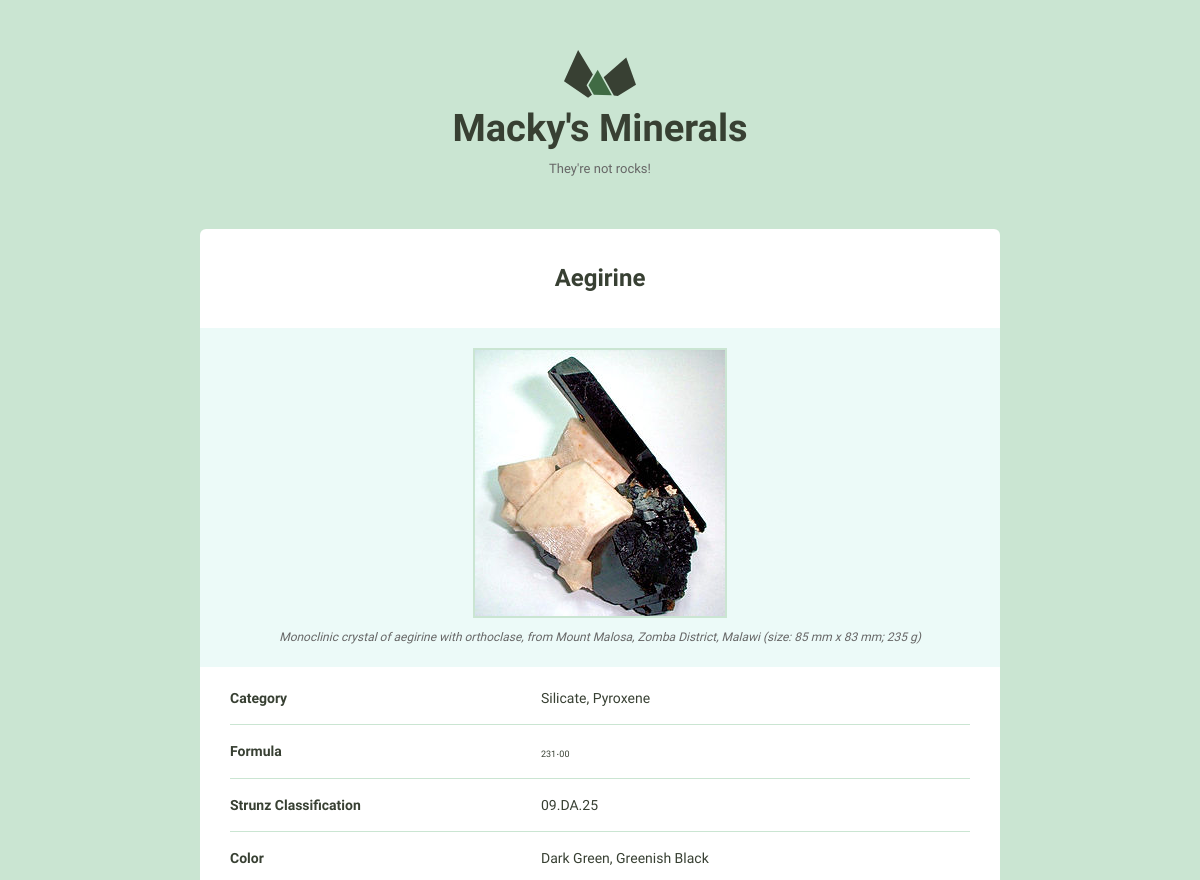
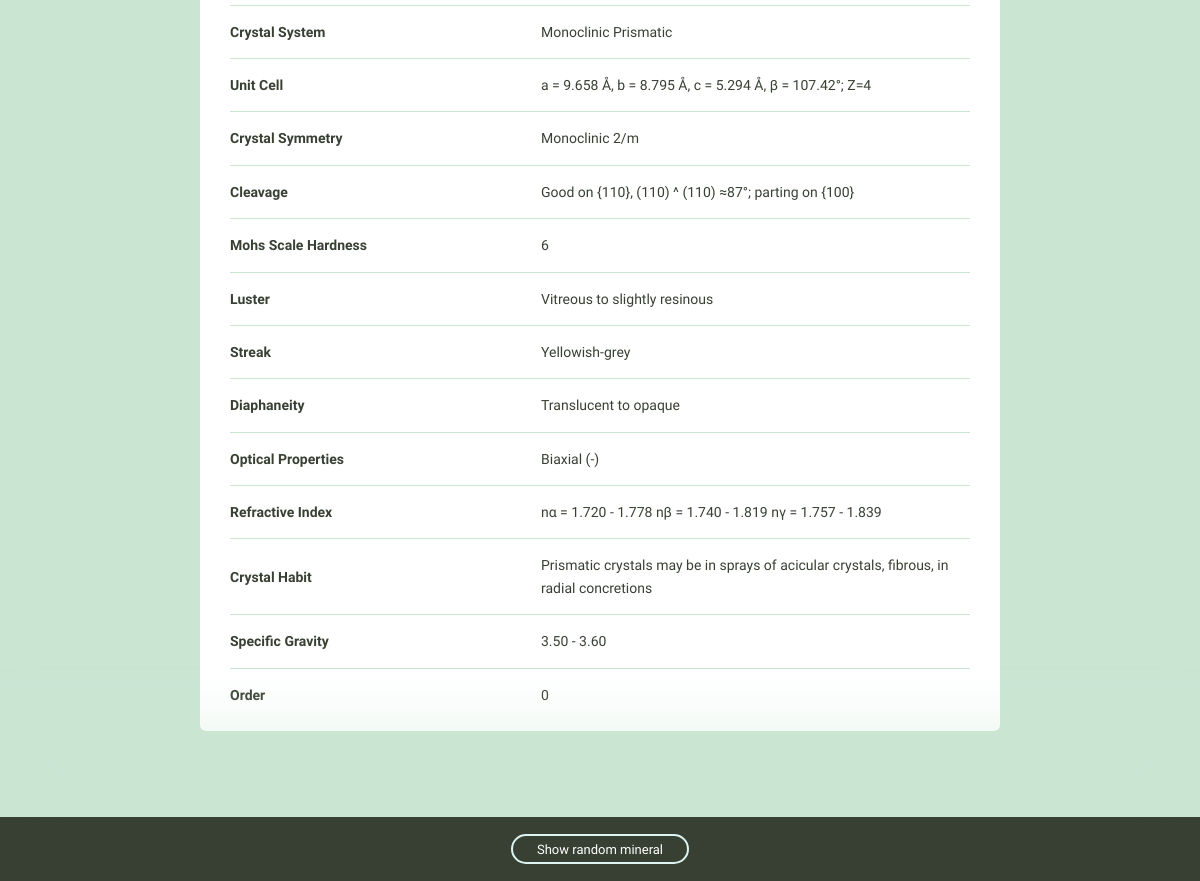
/1/, run on the app's committed database (2 pictures, top to bottom).
### minerals/models.py (models this page shows)
class Mineral(models.Model):
    name = models.CharField(max_length=255)
    image_filename = models.CharField(max_length=535)
    image_caption = models.CharField(max_length=535)
    category = models.CharField(max_length=255)
    formula = models.CharField(max_length=255)
    strunz_classification = models.CharField(max_length=255, default='')
    color = models.CharField(max_length=255, default='')
    crystal_system = models.CharField(max_length=255, default='')
    unit_cell = models.CharField(max_length=535, default='')
    crystal_symmetry = models.CharField(max_length=255, default='')
    cleavage = models.CharField(max_length=255, default='')
    mohs_scale_hardness = models.CharField(max_length=255, default='')
    luster = models.CharField(max_length=255, default='')
    streak = models.CharField(max_length=255, default='')
    diaphaneity = models.CharField(max_length=255, default='')
    optical_properties = models.CharField(max_length=255, default='')
    group = models.CharField(max_length=255, default='')
    refractive_index = models.CharField(max_length=535, default='')
    crystal_habit = models.CharField(max_length=535, default='')
    specific_gravity = models.CharField(max_length=535, default='')
    order = models.IntegerField(default=0)
    class Meta:
        ordering = ['-order', 'name',]

### minerals/views.py (the view)
# urls.py: path('<int:pk>/', views.mineral_detail, name='detail'),
def mineral_detail(request, pk):
    mineral = get_object_or_404(Mineral, pk=pk)
    min_fields = get_mineral_fields(mineral)
    random_mineral = get_random_mineral_id()
    return render(request, 'minerals/mineral_detail.html', {
        'mineral': mineral,
        'fields': min_fields,
        'random_mineral': random_mineral
    })

### minerals/templatetags/attr.py (called while the page is built)
@register.filter
def titlize(string):
    return string.replace('_', ' ')

### minerals/views.py (called while the page is built)
def get_mineral_fields(mineral):
    fields = {}
    options = Mineral._meta
    min_fields = []
    ignore = ['id','name','image_caption','image_filename','category','formula']
    for field in sorted(options.concrete_fields + options.many_to_many):
        fields[field.name] = field
    for f in fields:
        val = getattr(mineral, f)
        if val != '' and f not in ignore:
            min_fields.append({
                'name': f,
                'value': val
            })
    return min_fields

def get_random_mineral_id():
    minerals = Mineral.objects.all()
    return randint(0, minerals.count())

### minerals/templates/minerals/mineral_detail.html (shortened to what this page needs)
{% extends "layout.html" %}
{% load static %}
{% load attr %}
{% block content %}
<div class="grid-100 mineral__container">
  <h1 class="mineral__name">{{ mineral.name }}</h1>
  <div class="mineral__image-bg">
    <img class="mineral__image" src="{% static 'images' %}/{{ mineral.name }}.jpg">
    <p class="mineral__caption">{{ mineral.image_caption }}</p>
  </div>
  <div class="mineral__table-container">
    <table class="mineral__table">
      <tr>
        <td class="mineral__category">Category</td>
        <td>{{ mineral.category }}</td>
      </tr>
      <tr>
        <td class="mineral__category">Formula</td>
        <td class="mineral__formula">{{ mineral.formula|safe }}</td>
      </tr>
      {% for field in fields %}
          <tr>
            <td class="mineral__category">{{ field.name|titlize|title }}</td>
            <td>{{ field.value }}</td>
          </tr>
      {% endfor %}
    </table>
  </div>
</div>
{% endblock %}
{% block random_mineral %}
<div class="minerals__random">
  <a class="minerals__anchor" href="{% url 'minerals:detail' pk=random_mineral %}">Show random mineral</a>
</div>
{% endblock %}

### assets/css/global.css (style rules this page uses)
html { font-family: sans-serif; -ms-text-size-adjust: 100%; -webkit-text-size-adjust: 100%; }
body { margin: 0; }
a { background-color: transparent; }
h1 { font-size: 2em; margin: 0.67em 0; }
sub { font-size: 75%; line-height: 0; position: relative; vertical-align: baseline; bottom: -0.25em; }
img { border: 0; }
table { border-collapse: collapse; border-spacing: 0; }
td, th { padding: 0; }
html { font-size: 62.5%; }
body { background-color: #CAE5D2; font-size: 1.5em; line-height: 1.6; font-weight: 400; font-family: "Cousine"; color: #666; }
.grid, .grid-5, .grid-10, .grid-15, .grid-20, .grid-25, .grid-30, .grid-33, .grid-35, .grid-40, .grid-45, .grid-50, .grid-55, .grid-60, .grid-65, .grid-66, .grid-70, .grid-75, .grid-80, .grid-90, .grid-95, .grid-100 { float: left; box-sizing: border-box; position: relative; }
.grid-100 { width: 100%; padding: 0 15px; }
h1, h2, h3, h4, h5, h6 { margin-top: 0; margin-bottom: 2rem; font-weight: bold; font-family: "Work Sans", sans-serif; color: #384033; }
h1 { font-size: 3.8rem; }
@media (min-width: 550px) { h1 { font-size: 3.8rem; } }
p { margin-top: 0; font-size: 1.6rem; }
a { color: #689b98; text-decoration: none; -webkit-transition: color 0.2s; -moz-transition: color 0.2s; -ms-transition: color 0.2s; -o-transition: color 0.2s; transition: color 0.2s; }
th, td { padding: 15px; text-align: left; border-bottom: 1px solid #e1e1e1; }
th:first-child, td:first-child { padding-left: 0; }
th:last-child, td:last-child { padding-right: 0; }
table, p, ul { margin-bottom: 2.5rem; }
.minerals__anchor { border: solid 2px #DCF5F2; border-radius: 100px; color: #384033; display: block; font-size: 13px; text-align: center; padding: 8px 0 7px 0; width: 100%; transition: background-color 200ms ease-in-out, font-weight 200ms ease-in-out, color 200ms ease-in-out; }
.minerals__random { background-color: #384033; box-shadow: 0 0 100px 50px #CAE5D2; color: #fff; padding: 20px 0 20px 0; position: fixed; bottom: 0; text-align: center; width: 100%; }
.minerals__random .minerals__anchor { display: inline; color: #fff; padding: 6px 24px 5px 24px; }
.mineral__container { background-color: #fff; border-radius: 6px; list-style: none; padding: 0; text-align: center; }
.mineral__name { display: block; width: 100%; margin: 0; font-size: 24px; padding: 30px 0 30px 0; }
.mineral__image { display: block; margin: 0 auto; border: solid 2px #CAE5D2; }
.mineral__image-bg { background-color: #ecfaf8; padding: 20px 0; }
.mineral__caption { font-size: 12px; font-style: italic; padding: 10px 0 0 0; margin: 0; }
.mineral__table { font-size: 14px; color: #384033; }
.mineral__table td { border-color: #CAE5D2; }
.mineral__table tr:last-of-type td { border-bottom: none; padding-bottom: 0; }
.mineral__table-container { padding: 5px 30px 0; }
.mineral__category { font-weight: bold; width: 40%; }
.mineral__formula { font-size: 12px; }

### data on the page
Mineral: name "Aegirine", name (picture), image_caption "Monoclinic crystal of aegirine with orthoclase, from Mount Malosa, Zomba District, Malawi (size: 85 mm x 83 mm; 235 g)", category "Silicate, Pyroxene", formula "231 . 00", value "09.DA.25" "Dark Green, Greenish Black" "Monoclinic Prismatic" "a = 9.658 Å, b = 8.795 Å, c = 5.294 Å, β = 107.42°; Z=4" "Monoclinic 2/m" "Good on {110}, (110) ^ (110) ≈87°; parting on {100}" "Vitreous to slightly resinous" "Yellowish-grey" "Translucent to opaque" "Biaxial (-)" "nα = 1.720 - 1.778 nβ = 1.740 - 1.819 nγ = 1.757 - 1.839" "Prismatic crystals may be in sprays of acicular crystals, fibrous, in radial concretions" "3.50 - 3.60"

### other printed values
{{ field.name|titlize|title }} "Strunz Classification" "Color" "Crystal System" "Unit Cell" "Crystal Symmetry" "Cleavage" "Mohs Scale Hardness" "Luster" "Streak" "Diaphaneity" "Optical Properties" "Refractive Index" "Crystal Habit" "Specific Gravity" "Order"
{{ field.value }} "6" "0"
